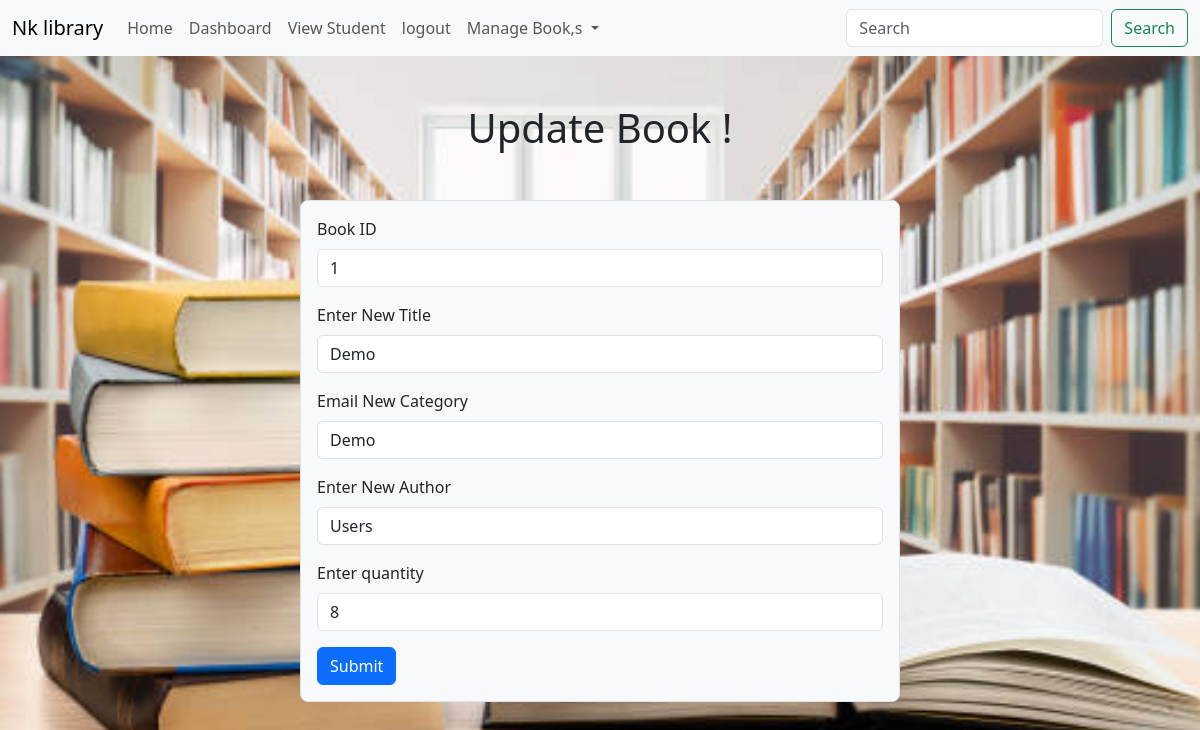
Screenshot of /update_book/1 with the database file from the repository.
### library.py (models this page shows, shortened)
class Book(db.Model):
   __tablename__="book"
   id=db.Column(db.Integer, primary_key=True)
   Title=db.Column(db.String(50),nullable=False)
   Category=db.Column(db.String(50),nullable=False)
   Author=db.Column(db.String(50),nullable=False)
   Quantity=db.Column(db.Integer)
   issues= db.relationship('IssueBook', backref='book', lazy=True)

### library.py (the view, shortened to what this page needs)
@library.route('/update_book/<int:id>', methods=["GET", "POST"])
def update_book(id):
    book = Book.query.get_or_404(id)
    return render_template('updatebook.html', book=book)

### library.py (called while the page is built)
@library.before_request
def handle_global_search():
   if request.method == "GET":
      q = request.args.get("q", "").strip()
      if q and request.endpoint not in ["view_book", "view_student", "issued", "Issue_book", "search", "static"]:
         return redirect(url_for("search", q=q))

### templates/updatebook.html (shortened to what this page needs)
{% extends "base.html" %}
{% block content %}
<h1 class="text-center mt-5">Update Book !</h1>
    <div class="container w-50 p-3 border bg-light rounded-3 mt-5">
    <form method="POST" action="{{ url_for('update_book', id=book.id) }}">
        <div class="mb-3">
    <label for="exampleInputTitle" class="form-label">Book ID</label>
    <input type="number" class="form-control" name="id" value="{{book.id}}" readonly>
  </div>
    <div class="mb-3">
    <label for="exampleInputTitle" class="form-label">Enter New Title</label>
    <input type="text" class="form-control" name="Title" value="{{book.Title}}" required>
  </div>
  <div class="mb-3">
    <label for="exampleInputCategory" class="form-label">Email New Category</label>
    <input type="text" class="form-control" name="Category" value="{{book.Category}}" required>
  </div>
  <div class="mb-3">
    <label for="exampleInputAuthor" class="form-label">Enter New Author</label>
    <input type="text" class="form-control" name="Author" value="{{book.Author}}" required>
  </div>
  <div class="mb-3">
    <label for="exampleInputAuthor" class="form-label">Enter quantity</label>
    <input type="number" class="form-control" name="Quantity" value="{{book.Quantity}}" required>
  </div>
  <button type="submit" class="btn btn-primary">Submit</button>
</form>
</div>
<br>
{% endblock %}

### rows the page displays
Book: id "1", Title "Demo", Category "Demo", Author "Users", Quantity "8"
